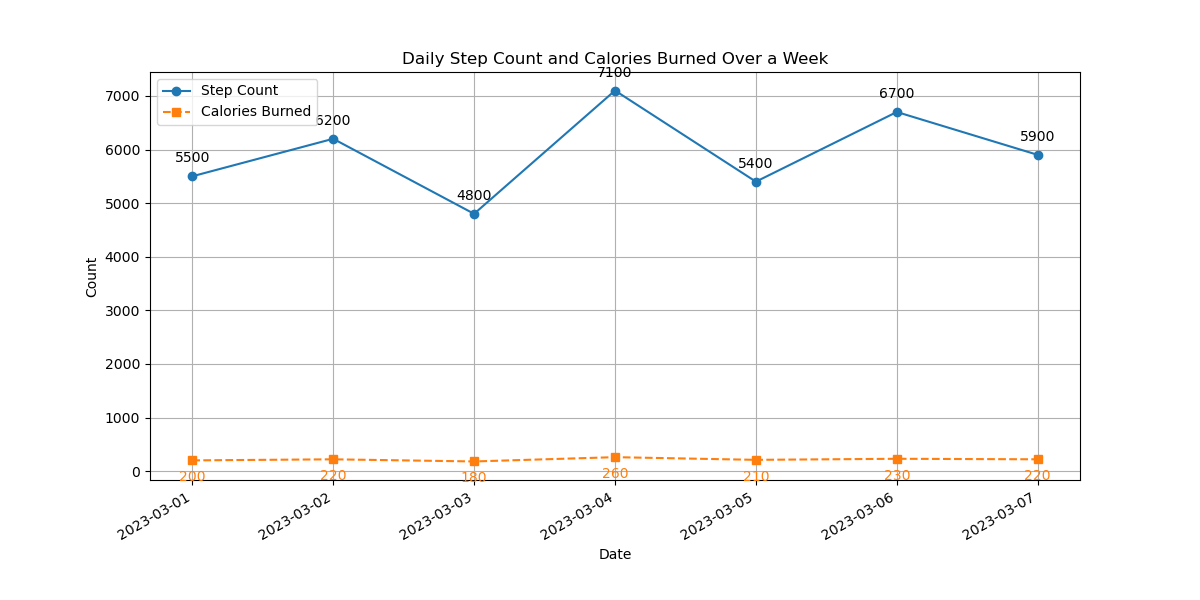

Write Python code to recreate this figure.

import matplotlib.pyplot as plt
import matplotlib.dates as mdates
from datetime import datetime

# Given data
data = [
    {'Date': '2023-03-01', 'Step Count': 5500, 'Calories Burned': 200},
    {'Date': '2023-03-02', 'Step Count': 6200, 'Calories Burned': 220},
    {'Date': '2023-03-03', 'Step Count': 4800, 'Calories Burned': 180},
    {'Date': '2023-03-04', 'Step Count': 7100, 'Calories Burned': 260},
    {'Date': '2023-03-05', 'Step Count': 5400, 'Calories Burned': 210},
    {'Date': '2023-03-06', 'Step Count': 6700, 'Calories Burned': 230},
    {'Date': '2023-03-07', 'Step Count': 5900, 'Calories Burned': 220}
]

# Extracting data for plotting
dates = [datetime.strptime(item['Date'], '%Y-%m-%d') for item in data]
step_counts = [item['Step Count'] for item in data]
calories_burned = [item['Calories Burned'] for item in data]

# Setting up the plot
plt.figure(figsize=(12, 6))

# Plotting both step counts and calories burned
plt.plot(dates, step_counts, marker='o', linestyle='-', color='#1f77b4', label='Step Count')
plt.plot(dates, calories_burned, marker='s', linestyle='--', color='#ff7f0e', label='Calories Burned')

# Formatting the x-axis to show dates clearly
plt.gca().xaxis.set_major_formatter(mdates.DateFormatter('%Y-%m-%d'))
plt.gca().xaxis.set_major_locator(mdates.DayLocator())

# Adding some aesthetics
plt.xlabel('Date')
plt.ylabel('Count')
plt.title('Daily Step Count and Calories Burned Over a Week')
plt.legend(loc='upper left')
plt.grid(True)

# Rotating the date labels for better readability
plt.gcf().autofmt_xdate()

# Adding annotations
for i, txt in enumerate(step_counts):
    plt.annotate(txt, (dates[i], step_counts[i]), textcoords="offset points", xytext=(0,10), ha='center')

for i, txt in enumerate(calories_burned):
    plt.annotate(txt, (dates[i], calories_burned[i]), textcoords="offset points", xytext=(0,-15), ha='center', color='#ff7f0e')

# To show the plot
plt.show()
